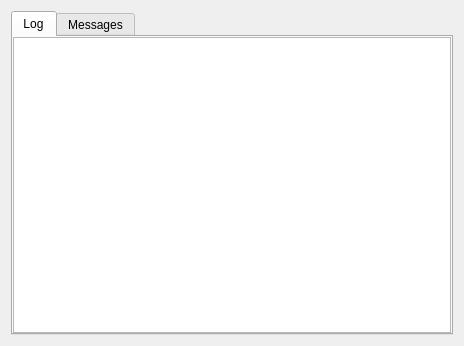
<?xml version="1.0" encoding="UTF-8"?>
<ui version="4.0">
 <class>Form</class>
 <widget class="QWidget" name="Form">
  <property name="geometry">
   <rect>
    <x>0</x>
    <y>0</y>
    <width>464</width>
    <height>346</height>
   </rect>
  </property>
  <property name="windowTitle">
   <string>Log</string>
  </property>
  <layout class="QGridLayout" name="gridLayout">
   <item row="0" column="0">
    <widget class="QTabWidget" name="tabWidget">
     <property name="currentIndex">
      <number>0</number>
     </property>
     <widget class="QWidget" name="tab">
      <attribute name="title">
       <string>Log</string>
      </attribute>
      <layout class="QGridLayout" name="gridLayout_2">
       <property name="margin">
        <number>0</number>
       </property>
       <property name="spacing">
        <number>0</number>
       </property>
       <item row="0" column="0">
        <widget class="QTextEdit" name="txt_log">
         <property name="readOnly">
          <bool>true</bool>
         </property>
        </widget>
       </item>
      </layout>
     </widget>
     <widget class="QWidget" name="tab_2">
      <attribute name="title">
       <string>Messages</string>
      </attribute>
      <layout class="QGridLayout" name="gridLayout_4">
       <item row="0" column="0">
        <widget class="QTextEdit" name="txt_messages">
         <property name="readOnly">
          <bool>true</bool>
         </property>
        </widget>
       </item>
       <item row="1" column="0">
        <widget class="QGroupBox" name="groupBox">
         <property name="enabled">
          <bool>false</bool>
         </property>
         <property name="title">
          <string>Custom Message</string>
         </property>
         <layout class="QGridLayout" name="gridLayout_3">
          <item row="0" column="0">
           <widget class="QLabel" name="label">
            <property name="text">
             <string>Type</string>
            </property>
           </widget>
          </item>
          <item row="0" column="1">
           <widget class="QLabel" name="label_2">
            <property name="text">
             <string>Data</string>
            </property>
           </widget>
          </item>
          <item row="1" column="0">
           <widget class="QComboBox" name="comboBox">
            <property name="editable">
             <bool>true</bool>
            </property>
           </widget>
          </item>
          <item row="1" column="1">
           <widget class="QLineEdit" name="lineEdit"/>
          </item>
          <item row="1" column="2">
           <widget class="QPushButton" name="pushButton">
            <property name="text">
             <string>Post</string>
            </property>
           </widget>
          </item>
         </layout>
        </widget>
       </item>
      </layout>
     </widget>
    </widget>
   </item>
  </layout>
 </widget>
 <resources/>
 <connections/>
</ui>
